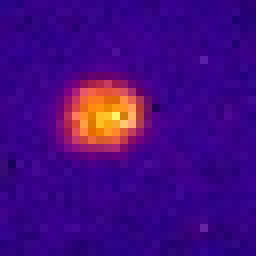
#> input picture src/camera_measures/data/frame0000.jpg, 32 x 32 px (shown 8 times larger)
$ python geometry.py   (older library calls are emulated)
#> lines starting #> are read from the running program, lines starting #| are printed output that depends on the picture; after the words box and inside, x2 and y2 are one past the last pixel; in counts of white or black regions, pixels touching at a corner belong together; long printed decimals are rounded
import cv2
import numpy as np


class Geometry():
    def __init__(self, threshold=127):
        self.threshold = threshold # set the defult threshold value when initialzing the Geometry

    def binarize(self, frame):
        img_bin = np.zeros(frame.shape, dtype=np.uint8)
        img_bin[frame > self.threshold] = 255
        return img_bin

    def find_contour(self, frame):
        # _, contours, _ = cv2.findContours(
        #     frame, cv2.RETR_TREE, cv2.CHAIN_APPROX_SIMPLE)
        contours, _ = cv2.findContours(
            frame, cv2.RETR_TREE, cv2.CHAIN_APPROX_SIMPLE)
        cnt = None
        if len(contours) > 0:
            areas = [cv2.contourArea(contour) for contour in contours]
            if np.max(areas) > 5:
                cnt = contours[np.argmax(areas)]
                # np.argmax Returns the indices of the maximum values along an axis.
                #areas = np.delete(areas, np.argmax(areas))
                #if np.max(areas) > 5:
                #  cnt = contours[np.argmax(areas)]
        return cnt

    def mask(self,frame):
        # Create the basic black image
        mask = np.zeros(shape = frame.shape, dtype = "uint8")

        # Draw a white, filled circle on the mask image
        # cv2.circle(image, center_coordinates, radius, color, thickness)
        # cv2.circle(mask, (382,228), 55, (255, 255, 255),110)
        cv2.circle(mask, (240,272), 82, (255, 255, 255),164)
        # for camera 0
        #cv2.circle(mask, (640,360), 100, (255, 255, 255),200)

        # Apply the mask and display the result
        maskedImg = cv2.bitwise_and(src1 = frame, src2 = mask)

        return maskedImg


    def find_ellipse(self, frame):
        cnt = self.find_contour(frame)
        axis, angle, center = (0, 0), 0, (0, 0)
        if cnt is not None:
            if len(cnt) > 4:
                ellipse = cv2.fitEllipse(cnt)
                (x, y), (h, v), angle = ellipse
                center = (x, y)
                if h >= v:
                    axis = (h, v)
                    angle = np.deg2rad(angle)
                else:
                    axis = (v, h)
                    angle = np.deg2rad(angle-90)
        return center, axis, angle


    # [42 lines left out: function find_maxcircle, not called in this run]


    def find_geometry(self, frame):
        # first, mask the frame into a circle
        img_masked = self.mask(frame)

        # second, binarize the frame (1,0)
        img_bin = self.binarize(img_masked)

        # second find the contour of the image
        #third, fit the ellipse into the contour.
        # center, axis, angle = self.find_ellipse(img_masked)
        center, axis, angle = self.find_ellipse(img_bin)
        return center, axis, angle


    # [20 lines left out: function find_circular_geometry, not called in this run]


    def draw_geometry(self, frame, ellipse):
        center, axis, angle = ellipse
        center = (int(round(center[0])), int(round(center[1])))
        axis = (int(round(axis[0]/2)), int(round(axis[1]/2)))
        # cv2.ellipse(img, center, axes, angle, startAngle, endAngle, color[, thickness[, lineType[, shift]]])
        cv2.ellipse(
            frame, center, axis, np.rad2deg(angle), 0, 360, (255, 0, 0), 4)

        #center, axis, angle = np.float32(cv2.cv.BoxPoints((center, axis, np.rad2deg(angle)))
        #center, axis, angle = cv2.minAreaRect(box)
        # calculate the minor axis length and major axis length
        Max = axis[0]  * np.cos(angle)
        May = axis[0]  * np.sin(angle)
        max = axis[1]  * np.sin(angle)
        may = axis[1]  * np.cos(angle)

        # calculate the four vertices for the ellipse

        M1x = int(center[0] + Max)
        M1y = int(center[1] + May)
        M2x = int(center[0] - Max)
        M2y = int(center[1] - May)
        m1x = int(center[0] - max)
        m1y = int(center[1] + may)
        m2x = int(center[0] + max)
        m2y = int(center[1] - may)


        # Draw a diagonal blue line with thickness of 5 px
        cv2.line(frame, (M1x,M1y), (M2x,M2y), (0,0,255), 5)
        cv2.line(frame, (m1x,m1y), (m2x,m2y), (0,0,255), 5)
        return frame


    # [9 lines left out: function draw_circlular_geometry, not called in this run]


if __name__ == '__main__':
    import matplotlib.pyplot as plt

    img = cv2.imread('../../data/frame0000.jpg')
#> img is the input picture: shape (32, 32, 3); mean B, G, R 130.1, 8.7, 67.5
    frame = cv2.cvtColor(img, cv2.COLOR_BGR2GRAY)

    geometry = Geometry(127)
    ellipse = geometry.find_geometry(frame)
#> in mask, `cv2.circle(mask, (240,272), 82, (255, 255, 255),164)`: mask: shape (32, 32); every value is 0
#> in find_contour, `contours, _ = cv2.findContours( frame, cv2.RETR_TREE, cv2.CHAIN_APPROX..`: contours = []
#> in find_geometry, `center, axis, angle = self.find_ellipse(img_bin)`: center = (0, 0); angle = 0
#> ellipse = ((0, 0), (0, 0), 0)
    print (ellipse)
#| ((0, 0), (0, 0), 0)

    img = cv2.resize(img, (frame.shape[0] * 10, frame.shape[1] * 10))
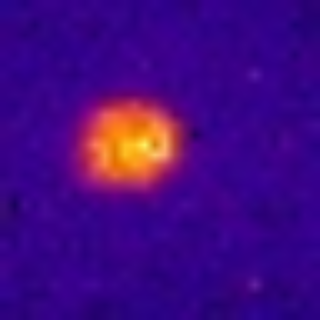
#> img: shape (320, 320, 3); mean B, G, R 130, 8.7, 67.4
    center = (ellipse[0][0] * 10, ellipse[0][1] * 10)
#> center = (0, 0)
    axis = (ellipse[1][0] * 10, ellipse[1][1] * 10)
#> axis = (0, 0)
    angle = ellipse[2]
#> angle = 0

    frame1 = geometry.draw_geometry(img, (center, axis, angle))
#> in draw_geometry, `cv2.line(frame, (M1x,M1y), (M2x,M2y), (0,0,255), 5)`: frame: shape (320, 320, 3); mean B, G, R 130, 8.7, 67.4

    img = cv2.imread('../../data/frame0001.jpg')
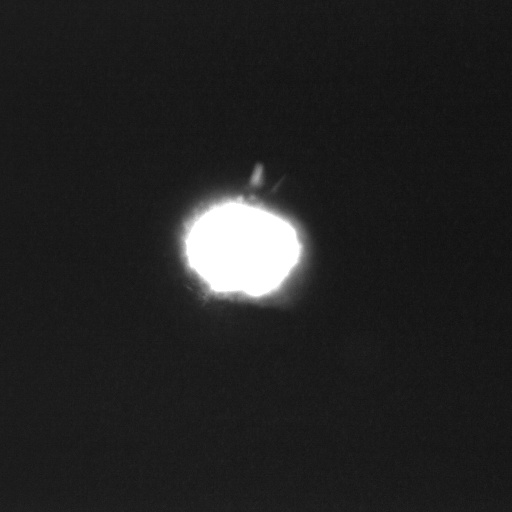
#> input picture src/camera_measures/data/frame0001.jpg, 512 x 512 px
#> img is the input picture: shape (512, 512, 3); min 15, max 255, mean 34.7
    frame = cv2.cvtColor(img, cv2.COLOR_BGR2GRAY)
#> frame: shape (512, 512)
    ellipse = geometry.find_geometry(frame)
#> in mask (call 2), `cv2.circle(mask, (240,272), 82, (255, 255, 255),164)`:
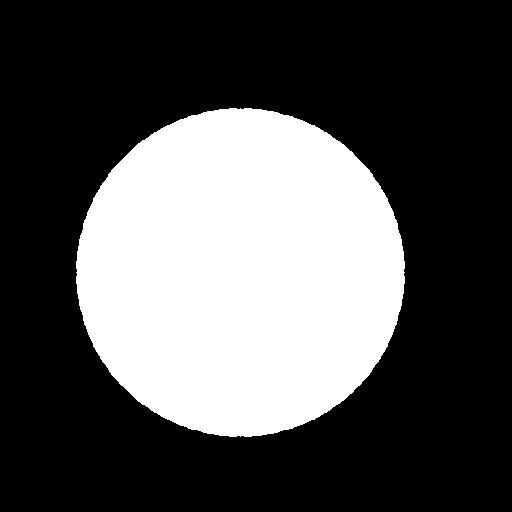
#> mask: shape (512, 512); 32.3% white; 1 white region, box (x1, y1, x2, y2) and area: (76, 108, 405, 437) 84721
#> in mask (call 2), `maskedImg = cv2.bitwise_and(src1 = frame, src2 = mask)`:
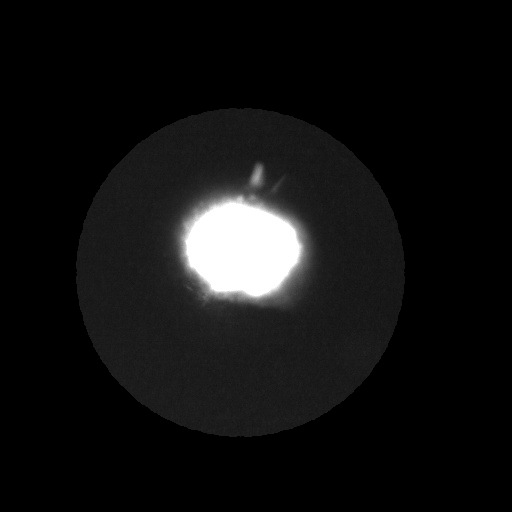
#> maskedImg: shape (512, 512); min 0, max 255, mean 17.6
#> in find_geometry (call 2), `img_bin = self.binarize(img_masked)`:
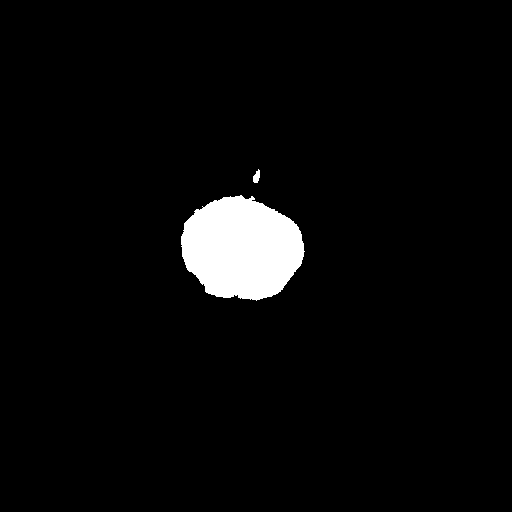
#> img_bin: shape (512, 512); 3.8% white; 2 white regions
#> in find_contour (call 2), `contours, _ = cv2.findContours( frame, cv2.RETR_TREE, cv2.CHAIN_APPROX..`: contours = 2 contours; box (x1, y1, x2, y2) and area: (181, 195, 305, 301) 9664, (253, 169, 260, 183) 51
#> in find_geometry (call 2), `center, axis, angle = self.find_ellipse(img_bin)`: center = (241.4, 248); axis = (122.5, 100.6); angle = 0.193
#> ellipse = ((241.4, 248), (122.5, 100.6), 0.193)
    print (ellipse)
#| ((241.384, 248.049), (122.521, 100.593), 0.1934)

    frame2 = geometry.draw_geometry(img, ellipse)
#> call 2 of draw_geometry, with ellipse = ((241.4, 248), (122.5, 100.6), 0.193)
#> in draw_geometry (call 2), `center, axis, angle = ellipse`: center = (241.4, 248); axis = (122.5, 100.6); angle = 0.193
#> in draw_geometry (call 2), `center = (int(round(center[0])), int(round(center[1])))`: center = (241, 248)
#> in draw_geometry (call 2), `axis = (int(round(axis[0]/2)), int(round(axis[1]/2)))`: axis = (61, 50)
#> in draw_geometry (call 2), `Max = axis[0]  * np.cos(angle)`: Max = 59.86
#> in draw_geometry (call 2), `May = axis[0]  * np.sin(angle)`: May = 11.72
#> in draw_geometry (call 2), `max = axis[1]  * np.sin(angle)`: max = 9.61
#> in draw_geometry (call 2), `may = axis[1]  * np.cos(angle)`: may = 49.07
#> in draw_geometry (call 2), `M1x = int(center[0] + Max)`: M1x = 300
#> in draw_geometry (call 2), `M1y = int(center[1] + May)`: M1y = 259
#> in draw_geometry (call 2), `M2x = int(center[0] - Max)`: M2x = 181
#> in draw_geometry (call 2), `M2y = int(center[1] - May)`: M2y = 236
#> in draw_geometry (call 2), `m1x = int(center[0] - max)`: m1x = 231
#> in draw_geometry (call 2), `m1y = int(center[1] + may)`: m1y = 297
#> in draw_geometry (call 2), `m2x = int(center[0] + max)`: m2x = 250
#> in draw_geometry (call 2), `m2y = int(center[1] - may)`: m2y = 198
#> in draw_geometry (call 2), `cv2.line(frame, (m1x,m1y), (m2x,m2y), (0,0,255), 5)`:
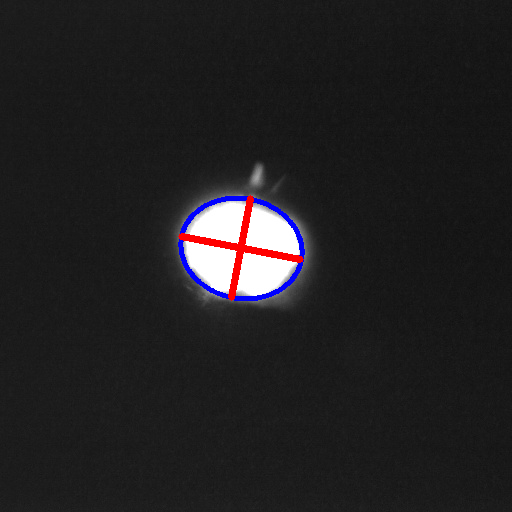
#> frame: shape (512, 512, 3); mean B, G, R 33.9, 32.4, 33.9

    plt.figure()
    plt.subplot(121)
    plt.imshow(cv2.cvtColor(frame1, cv2.COLOR_BGR2RGB), interpolation='none')
    plt.subplot(122)
    plt.imshow(cv2.cvtColor(frame2, cv2.COLOR_BGR2RGB), interpolation='none')
    plt.show()
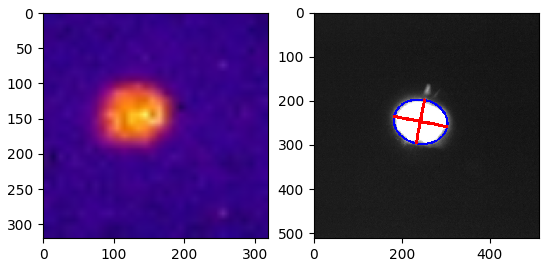
#> figure drawn by matplotlib, 2 panels
